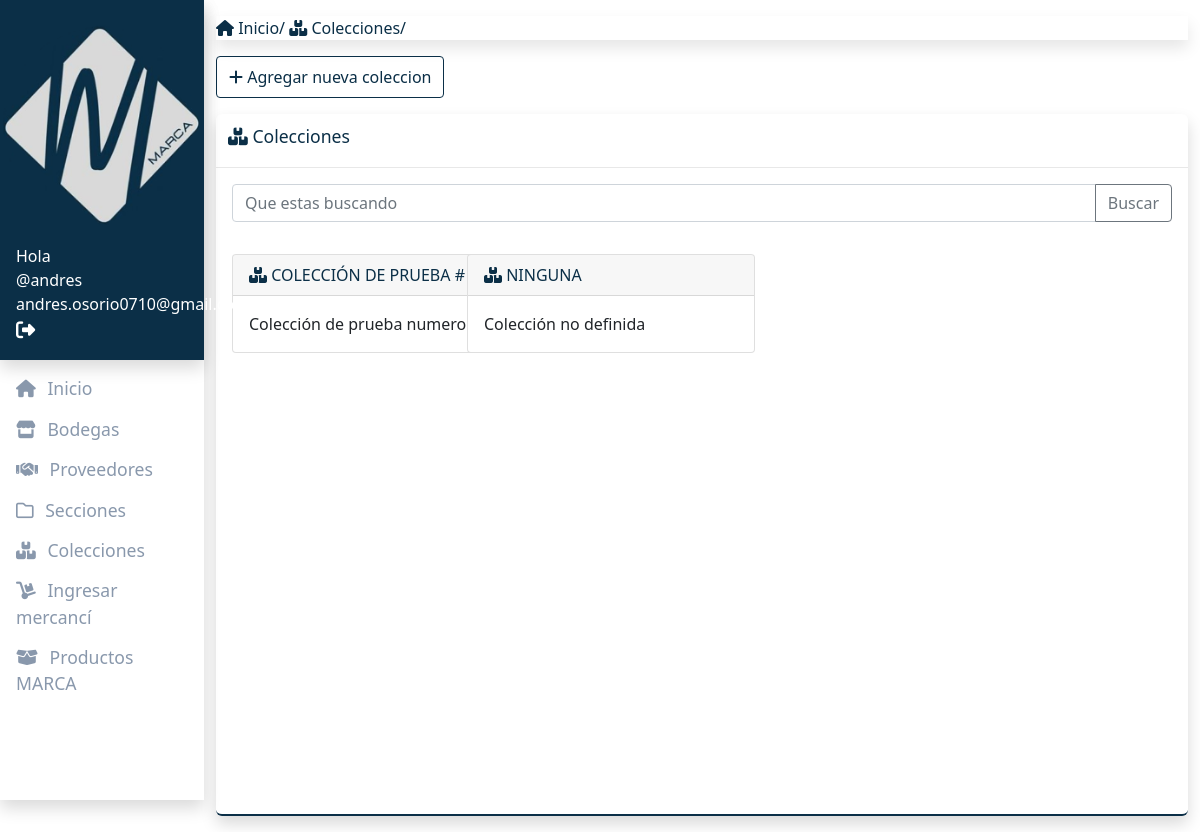
/marca/colecciones/ (signed in), run on the app's committed database.
### coleccion_app/models/coleccion.py (models this page shows, shortened)
class Coleccion(ParanoidModel):
    uuid = models.UUIDField(default=uuid4, editable=False, primary_key=True)
    nombre = models.CharField(max_length=50)
    icono = models.CharField(max_length=50, default='fas fa-boxes')
    descripcion = models.TextField()

### administracion_app/views/coleccion.py (the view)
# urls.py: path('marca/colecciones/', admin_coleccion_inicio,
@permission_required('administracion_app.add_coleccion')
def admin_coleccion_inicio(request):
    colecciones = Coleccion.objects.all().order_by('nombre')
    search = request.GET.get("buscar")
    if search:
        colecciones = consultar_search(search)
    data = {'colecciones': colecciones}
    return render(request, 'administracion_app/coleccion/inicio.html', data)

### administracion_app/templates/administracion_app/coleccion/inicio.html
{% extends 'administracion_app/coleccion/base.html' %}
{% block contenedor %}
<div class="row mtop16">
    <div class="col-md-4">
        <div class="opts">
            <a href="{% url 'admin_coleccion_agregar' %}" data-toggle="tooltip" data-placement="top"
                title="Agregar un nuevo coleccion">
                <i class="fas fa-plus"></i> Agregar nueva coleccion
            </a>
        </div>
    </div>
</div>
<div class="panel shadow mtop16">
    <div class="header">
        <h2 class="title">
            <i class="fas fa-boxes"></i> Colecciones
        </h2>
    </div>
    <div class="inside">
        {% include "administracion_app/search.html" %}
        <div class="container-scroll">
            <div class="scroll row">
                {% for coleccion in colecciones %}
                <div class="col-md-3">
                    <div class="card mtop16" style="width: 18rem;">
                        <div class="card-header">
                            <a class="abscess-register" href="{% url 'admin_coleccion_modificar' coleccion.uuid %}"
                                data-toggle="tooltip" data-placement="top" title="Modificar registro">
                                <i class="{{ coleccion.icono }}"></i> {{ coleccion.nombre }}
                            </a>
                        </div>
                        <div class="card-body">
                            <p class="card-text">{{ coleccion.descripcion}}</p>
                        </div>
                    </div>
                </div>
                {% endfor %}
            </div>
        </div>
    </div>
</div>
{% endblock %}

### administracion_app/templates/administracion_app/barra_lateral.html (shortened to what this page needs)
{% load static %}
<div class="sidebar shadow">
    <div class="section-top">
        <div class="logo">
            <img src="{% static 'administracion_app/img/logoMarca.png' %}" alt="logo" class="img-fluid" />
        </div>
        <div class="user">
            {% if user.is_authenticated %}
            <span class="subtitle">Hola</span>
            <div class="name">
                @{{user.username}} <br>
                <div class="email">{{user.email}}</div>
            </div>
            <a href="{% url 'logout' %}" data-toggle="tooltip" data-placement="top" title="Salir">
                <i class="fas fa-sign-out-alt"></i>
            </a>
            {% else %}
            <li><a href="{% url 'registro' %}">Registrarce</a></li>
            <li><a href="{% url 'login' %}">Ingresar</a></li>
            {% endif %}
        </div>
    </div>
    <div class="main">
        <ul>
            <li>
                <a href="{% url 'admin_inicio' %}"><i class="fas fa-home"></i> Inicio</a>
            </li>
            <li>
                <a href="{% url 'admin_bodega_inicio' %}">
                    <i class="fas fa-store"></i> Bodegas
                </a>
            </li>
            <li>
                <a href="{% url 'admin_proveedor_inicio' %}">
                    <i class="fas fa-handshake"></i> Proveedores
                </a>
            </li>
            <li>
                <a href="{% url 'admin_seccion_inicio' %}">
                    <i class="far fa-folder"></i> Secciones
                </a>
            </li>
            <li>
                <a href="{% url 'admin_coleccion_inicio' %}">
                    <i class="fas fa-boxes"></i> Colecciones
                </a>
            </li>
            <li>
                <a href="{% url 'admin_producto_bodega_inicio' %}">
                    <i class="fas fa-dolly"></i> Ingresar mercancí
                </a>
            </li>
            <li>
                <a href="{% url 'admin_producto_marca_inicio' %}">
                    <i class="fas fa-box-open"></i> Productos MARCA
                </a>
            </li>
        </ul>
    </div>
</div>

### administracion_app/static/administracion_app/css/administracion.css (style rules this page uses)
body { background-color: #f5f6fa; font-size: 14px; font-family: "Roboto Slab", serif; }
h1, h3, h4, h5, ul, body, html { padding: 0; margin: 0; }
.sidebar { background-color: #fff; min-height: 100vh; }
.sidebar .section-top { background-color: #0b2f47; box-shadow: 0 0.5rem 1rem rgba(0, 0, 0, 0.15); }
.sidebar .logo { display: block; margin: 0 auto; padding-top: 24px; white: 60%; }
.sidebar .user { color: #fff !important; padding: 16px; }
.sidebar .user a { color: #fff; font-size: 1.2em; }
.main { margin-top: 10px; }
.main ul { padding: 0px 0px; text-decoration: none; list-style: none; }
.main ul li { margin-bottom: 4px; text-decoration: none; }
.main ul li a { color: #8998ac; display: block; font-size: 1.1em; padding: 5px 16px; text-decoration: none; }
.main ul li a i { margin-right: 7px; text-decoration: none; }
.page .panel { background-color: #fff; border-radius: 6px; border-bottom: 2px solid #0b2f47; width: 100%; }
.page .panel .header { border-bottom: 1px solid #e8e8e8; }
.page .panel .header h2.title { display: inline-block; color: #0b2f47; font-size: 1.1em; padding: 12px 12px; }
.page .panel .inside { padding: 16px; }
.opts a { cursor: pointer; border-radius: 4px; display: inline-block; padding: 8px 12px; border: 1px solid #0b2f47; color: #0b2f47; text-decoration: none !important; }
.mtop16 { margin-top: 16px; }
.abscess-register h5, .abscess-register { color: #0b2f47; text-decoration: none; }
.container-scroll .scroll { height: 560px; overflow-y: auto; width: 100%; }

### data on the page
Coleccion: nombre "COLECCIÓN DE PRUEBA # 1", descripcion "Colección de prueba numero 1."
Coleccion: nombre "NINGUNA", descripcion "Colección no definida"

### other printed values
{{ user.username }} "andres"
{{ user.email }} "andres.osorio0710@gmail.com"
